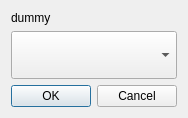
<?xml version="1.0" encoding="UTF-8"?>
<ui version="4.0">
 <class>Dialog</class>
 <widget class="QDialog" name="Dialog">
  <property name="windowModality">
   <enum>Qt::NonModal</enum>
  </property>
  <property name="geometry">
   <rect>
    <x>0</x>
    <y>0</y>
    <width>224</width>
    <height>114</height>
   </rect>
  </property>
  <property name="windowTitle">
   <string>Dialog</string>
  </property>
  <property name="modal">
   <bool>true</bool>
  </property>
  <layout class="QVBoxLayout" name="verticalLayout">
   <property name="sizeConstraint">
    <enum>QLayout::SetFixedSize</enum>
   </property>
   <item>
    <widget class="QLabel" name="labelDescription">
     <property name="locale">
      <locale language="English" country="UnitedStates"/>
     </property>
     <property name="text">
      <string>dummy</string>
     </property>
    </widget>
   </item>
   <item>
    <widget class="QComboBox" name="comboIcons">
     <property name="minimumSize">
      <size>
       <width>0</width>
       <height>48</height>
      </size>
     </property>
     <property name="locale">
      <locale language="English" country="UnitedStates"/>
     </property>
     <property name="iconSize">
      <size>
       <width>40</width>
       <height>40</height>
      </size>
     </property>
    </widget>
   </item>
   <item>
    <widget class="QDialogButtonBox" name="buttonBox">
     <property name="locale">
      <locale language="English" country="UnitedStates"/>
     </property>
     <property name="standardButtons">
      <set>QDialogButtonBox::Cancel|QDialogButtonBox::Ok</set>
     </property>
     <property name="centerButtons">
      <bool>true</bool>
     </property>
    </widget>
   </item>
  </layout>
 </widget>
 <resources/>
 <connections/>
</ui>
